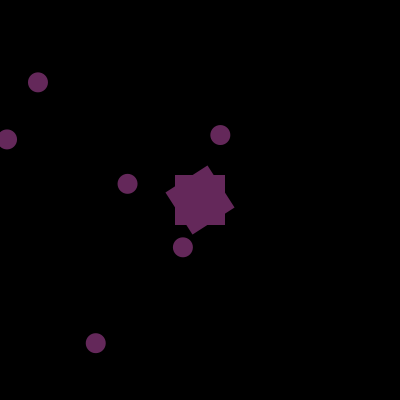
Frame 1 (no input)
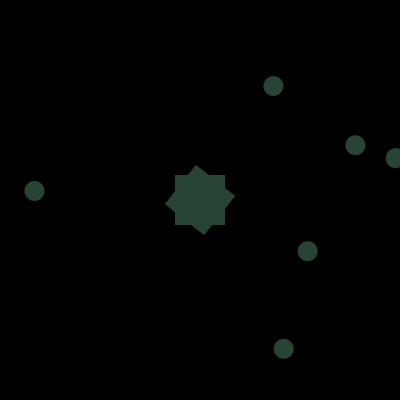
Frame 60 (the mouse pressed at the canvas centre just before this capture)
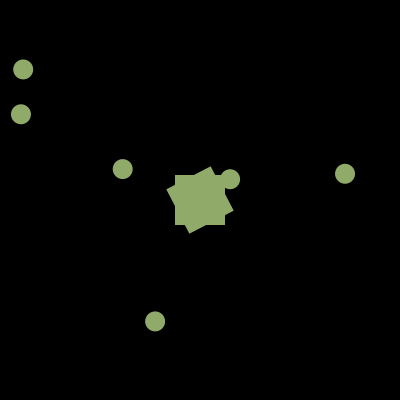
Frame 120 (the mouse held since frame 60 and released just before this capture)

The Processing sketch that drew these frames (run headless with seeded random() and noise(); from frame 60 on, the mouse is pressed at the canvas centre):

// Processing sketch: processing_55968
// ── processing_55968.pde


float angle;
float jitter;

float r = 100;
float b = 40;
float g = 90;                                                                              

void setup() {
  size (400, 400);
  background (0);
  smooth();
  noStroke();
}

void draw() {

  background(0);
  fill (r, b, g);
  rectMode(CENTER);
  rect(200, 200, 50, 50);
 
  
    r=random(1,255);
    b=random(1,255);
    g=random(1,255);
    ellipse(random(1,400), random(1,400), 20, 20);
       ellipse(random(1,400), random(1,400), 20, 20);
        ellipse(random(1,400), random(1,400), 20, 20);
          ellipse(random(1,400), random(1,400), 20, 20);
          ellipse(random(1,400), random(1,400), 20, 20);
          ellipse(random(1,400), random(1,400), 20, 20);
           if (second() % 2 == 0) {  
    jitter = random(-0.05, 0.05);
  }
  angle = angle + jitter;
  float c = cos(angle);
  translate(width/2, height/2);
  rotate(c);
  rect(0, 0, 50, 50);   
}
       
